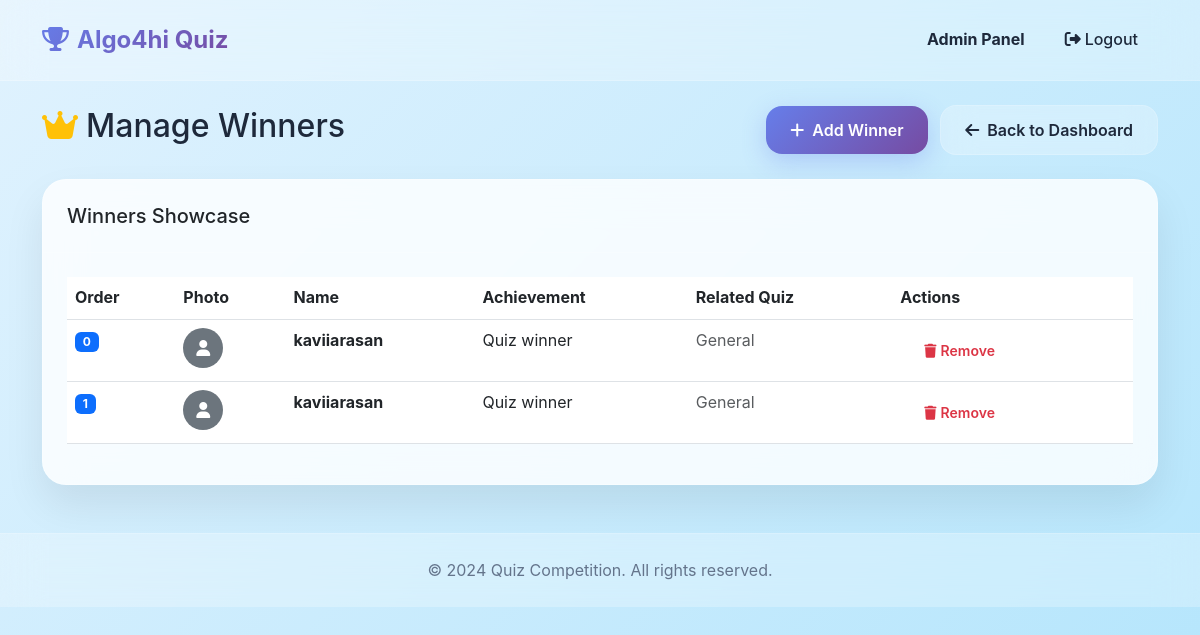
The page /admin/winners (signed in) on the database its author committed.
### models.py (models this page shows)
class Winner(db.Model):
    id = db.Column(db.Integer, primary_key=True)
    name = db.Column(db.String(100), nullable=False)
    photo_url = db.Column(db.String(200), nullable=True)
    achievement = db.Column(db.String(200), nullable=False)
    quiz_id = db.Column(db.Integer, db.ForeignKey('quiz.id'), nullable=True)
    display_order = db.Column(db.Integer, default=0)
    is_active = db.Column(db.Boolean, default=True)
    created_at = db.Column(db.DateTime, default=datetime.utcnow)
    quiz = db.relationship('Quiz', backref='winner_showcases')

### admin_routes.py (the view)
    def admin_decorated_function(*args, **kwargs):
        if not session.get('admin_logged_in'):
            flash('Admin access required.', 'danger')
            return redirect(url_for('admin_login'))
        return f(*args, **kwargs)

### admin_routes.py (called while the page is built)
def admin_required(f):
    def admin_decorated_function(*args, **kwargs):
        if not session.get('admin_logged_in'):
            flash('Admin access required.', 'danger')
            return redirect(url_for('admin_login'))
        return f(*args, **kwargs)
    admin_decorated_function.__name__ = f.__name__
    return admin_decorated_function

@app.route('/admin/winners')
@admin_required
def manage_winners():
    winners = Winner.query.order_by(Winner.display_order).all()
    return render_template('manage_winners.html', winners=winners)

### templates/manage_winners.html (shortened to what this page needs)
{% extends "base.html" %}
{% block content %}
<div class="row">
    <div class="col-12">
        <div class="d-flex justify-content-between align-items-center mb-4">
            <h2>
                <i class="fas fa-crown me-2 text-warning"></i>Manage Winners
            </h2>
            <div>
                <a href="{{ url_for('add_winner') }}" class="btn btn-primary me-2">
                    <i class="fas fa-plus me-2"></i>Add Winner
                </a>
                <a href="{{ url_for('admin_dashboard') }}" class="btn btn-outline-secondary">
                    <i class="fas fa-arrow-left me-2"></i>Back to Dashboard
                </a>
            </div>
        </div>
        {% if winners %}
            <div class="card">
                <div class="card-header">
                    <h5 class="mb-0">Winners Showcase</h5>
                </div>
                <div class="card-body">
                    <div class="table-responsive">
                        <table class="table table-hover">
                            <thead>
                                <tr>
                                    <th>Order</th>
                                    <th>Photo</th>
                                    <th>Name</th>
                                    <th>Achievement</th>
                                    <th>Related Quiz</th>
                                    <th>Actions</th>
                                </tr>
                            </thead>
                            <tbody>
                                {% for winner in winners %}
                                <tr>
                                    <td>
                                        <span class="badge bg-primary">{{ winner.display_order }}</span>
                                    </td>
                                    <td>
                                        {% if winner.photo_url %}
                                            {% if winner.photo_url.startswith('http') %}
                                                <img src="{{ winner.photo_url }}" alt="{{ winner.name }}"
                                                     class="rounded-circle" width="40" height="40" style="object-fit: cover;"
                                                     onerror="this.onerror=null; this.style.display='none'; this.nextElementSibling.style.display='flex';">
                                                <div class="rounded-circle bg-secondary d-flex align-items-center justify-content-center"
                                                     style="width: 40px; height: 40px; display: none;">
                                                    <i class="fas fa-user text-white"></i>
                                                </div>
                                            {% else %}
                                                <div class="rounded-circle bg-secondary d-flex align-items-center justify-content-center"
                                                     style="width: 40px; height: 40px; display: none;">
                                                    <i class="fas fa-user text-white"></i>
                                                </div>
                                            {% endif %}
                                        {% else %}
                                            <div class="rounded-circle bg-secondary d-flex align-items-center justify-content-center"
                                                 style="width: 40px; height: 40px;">
                                                <i class="fas fa-user text-white"></i>
                                            </div>
                                        {% endif %}
                                    </td>
                                    <td>
                                        <strong>{{ winner.name }}</strong>
                                    </td>
                                    <td>
                                        {{ winner.achievement }}
                                    </td>
                                    <td>
                                        {% if winner.quiz %}
                                            <span class="badge bg-success">{{ winner.quiz.title }}</span>
                                        {% else %}
                                            <span class="text-muted">General</span>
                                        {% endif %}
                                    </td>
                                    <td>
                                        <a href="{{ url_for('delete_winner', winner_id=winner.id) }}"
                                           class="btn btn-sm btn-outline-danger"
                                           onclick="return confirm('Are you sure you want to remove this winner?')">
                                            <i class="fas fa-trash me-1"></i>Remove
                                        </a>
                                    </td>
                                </tr>
                                {% endfor %}
                            </tbody>
                        </table>
                    </div>
                </div>
            </div>
        {% endif %}
    </div>
</div>
{% endblock %}

### templates/base.html (shortened to what this page needs)
<!DOCTYPE html>
<html lang="en">
<head>
    <link href="https://cdn.jsdelivr.net/npm/bootstrap@5.3.0/dist/css/bootstrap.min.css" rel="stylesheet">
    <link rel="stylesheet" href="https://cdnjs.cloudflare.com/ajax/libs/font-awesome/6.4.0/css/all.min.css">
</head>
<body>
    <nav class="navbar navbar-expand-lg sticky-top">
        <div class="container">
            <a class="navbar-brand" href="{{ url_for('index') }}">
                <i class="fas fa-trophy me-2"></i>Algo4hi Quiz
            </a>
            <div class="collapse navbar-collapse" id="navbarNav">
                <ul class="navbar-nav ms-auto">
                    {% if current_user.is_authenticated %}
                        <li class="nav-item">
                            <a class="nav-link" href="{{ url_for('dashboard') }}">
                                <i class="fas fa-tachometer-alt me-1"></i>Dashboard
                            </a>
                        </li>
                        <li class="nav-item">
                            <span class="nav-link">Welcome, {{ current_user.name }}!</span>
                        </li>
                        <li class="nav-item">
                            <a class="nav-link" href="{{ url_for('logout') }}">
                                <i class="fas fa-sign-out-alt me-1"></i>Logout
                            </a>
                        </li>
                    {% elif session.get('admin_logged_in') %}
                        <li class="nav-item">
                            <span class="nav-link" style="color: var(--accent-color); font-weight: 700;">Admin Panel</span>
                        </li>
                        <li class="nav-item">
                            <a class="nav-link" href="{{ url_for('admin_logout') }}">
                                <i class="fas fa-sign-out-alt me-1"></i>Logout
                            </a>
                        </li>
                    {% endif %}
                </ul>
            </div>
        </div>
    </nav>
    <main class="container my-4">
        {% block content %}{% endblock %}
    </main>
    <footer class="footer text-center py-4 mt-5">
        <div class="container">
            <p class="mb-0" style="color: var(--text-secondary);">&copy; 2024 Quiz Competition. All rights reserved.</p>
        </div>
    </footer>
</body>
</html>

### templates/base.html (style rules this page uses)
:root { --glass-bg: rgba(255, 255, 255, 0.25); --glass-border: rgba(255, 255, 255, 0.18); --glass-shadow: 0 8px 32px 0 rgba(31, 38, 135, 0.37); --primary-gradient: linear-gradient(135deg, #667eea 0%, #764ba2 100%); --secondary-gradient: linear-gradient(135deg, #f093fb 0%, #f5576c 100%); --accent-color: #6366f1; --text-primary: #1e293b; --text-secondary: #64748b; --bg-primary: linear-gradient(135deg, #e0f2fe 0%, #b3e5fc 100%); --card-bg: rgba(255, 255, 255, 0.8); }
* { margin: 0; padding: 0; box-sizing: border-box; }
body { font-family: -apple-system, BlinkMacSystemFont, 'Segoe UI', Roboto, Oxygen, Ubuntu, Cantarell, sans-serif; background: var(--bg-primary); min-height: 100vh; color: var(--text-primary); line-height: 1.6; }
.navbar { background: var(--glass-bg) !important; backdrop-filter: blur(20px); -webkit-backdrop-filter: blur(20px); border-bottom: 1px solid var(--glass-border); padding: 1rem 0; }
.navbar-brand { font-weight: 700; font-size: 1.5rem; background: var(--primary-gradient); -webkit-background-clip: text; -webkit-text-fill-color: transparent; background-clip: text; }
.nav-link { color: var(--text-primary) !important; font-weight: 500; transition: all 0.3s ease; border-radius: 12px; padding: 0.5rem 1rem !important; margin: 0 0.25rem; }
.btn { border-radius: 16px; font-weight: 600; padding: 0.75rem 1.5rem; border: none; transition: all 0.3s ease; position: relative; overflow: hidden; }
.btn-primary { background: var(--primary-gradient); color: white; box-shadow: 0 8px 25px rgba(102, 126, 234, 0.3); }
.btn-outline-secondary { background: var(--glass-bg); color: var(--text-primary); border: 1px solid var(--glass-border); backdrop-filter: blur(16px); }
.card { background: var(--card-bg); border: 1px solid rgba(255, 255, 255, 0.3); border-radius: 24px; box-shadow: 0 20px 40px rgba(0, 0, 0, 0.08); backdrop-filter: blur(20px); -webkit-backdrop-filter: blur(20px); transition: all 0.3s ease; }
.card-header { background: transparent; border-bottom: 1px solid rgba(255, 255, 255, 0.2); border-radius: 24px 24px 0 0 !important; padding: 1.5rem; }
.card-body { padding: 1.5rem; }
.footer { background: var(--glass-bg); backdrop-filter: blur(20px); -webkit-backdrop-filter: blur(20px); border-top: 1px solid var(--glass-border); margin-top: 3rem; }
html { scroll-behavior: smooth; }

### rows shown on the page
Winner: display_order "0", name "kaviiarasan", achievement "Quiz winner"
Winner: display_order "1", name "kaviiarasan", achievement "Quiz winner"
